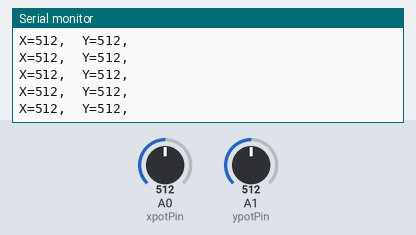
A sketch run on a simulated Arduino Uno, built with avr-gcc and run on an emulated ATmega328P. Parts: the last lines printed to the serial monitor. The inputs (shaded band) are chosen by the test bench; at power-on: A0 (xpotPin) = 512, A1 (ypotPin) = 512.

Above: at 1.2 s.
1.3 s: A0 (xpotPin) set to 716
At 1.31 s:
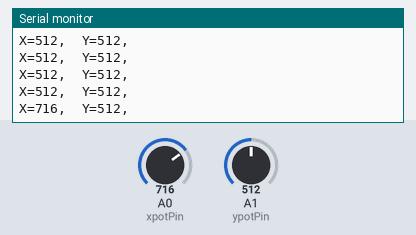
2.8 s: A1 (ypotPin) set to 716
At 2.82 s:
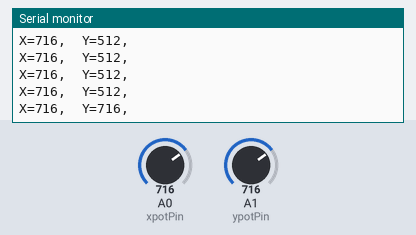
4.3 s: A0 (xpotPin) set to 900
At 4.33 s:
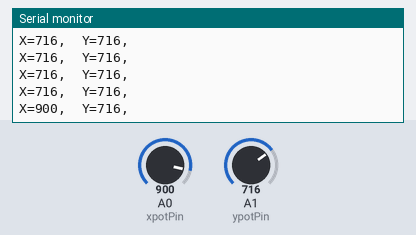
5.8 s: A1 (ypotPin) set to 900
At 5.84 s:
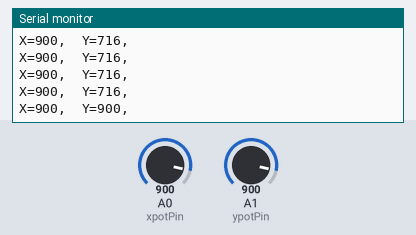
Timing chart, 0 to 8.3 s (numbered marks = the images above; inputs shaded):
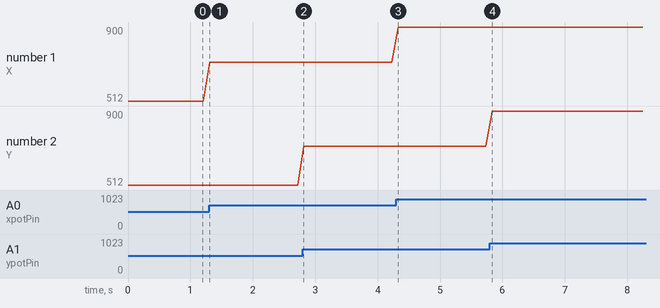

Measured:
- after the input at 1.3 s, the serial monitor: prints a new line at once (image 1)
- after the input at 2.8 s, the serial monitor: prints a new line at once (image 2)
- after the input at 4.3 s, the serial monitor: prints a new line at once (image 3)
- after the input at 5.8 s, the serial monitor: prints a new line at once (image 4)
- plotted number 1: 512 → 716 after the input at 1.3 s, 716 → 900 after the input at 4.3 s

The sketch:

joystick_control.ino
```cpp
int xpotPin = 0;
int ypotPin = 1;

int xval=0;
int yval=0;

void setup()
{
  Serial.begin(9600);  //9600bit/s
}

void loop()
{
  xval = analogRead(xpotPin);
  yval = analogRead(ypotPin);
  Serial.print("X=");
  Serial.print(xval);
  Serial.print(",");
  Serial.print("  Y=");
  Serial.print(yval);
  Serial.println(",");

  delay(100);
}
```
